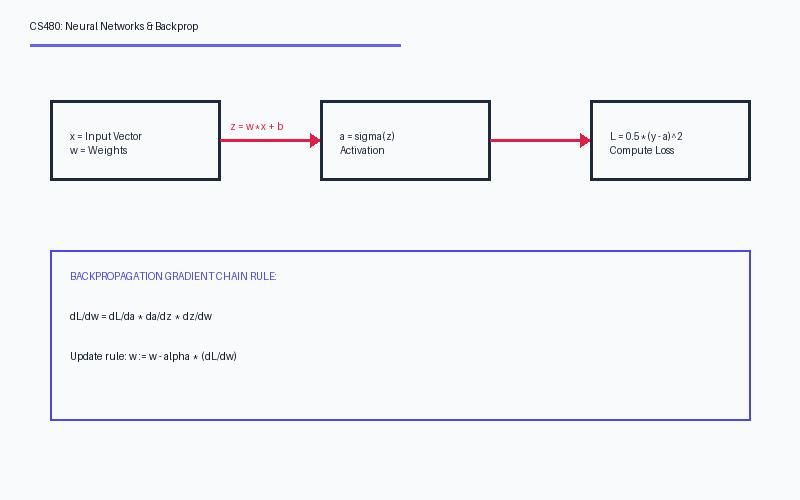
#> input picture NotebookLM-Lite/test_whiteboard.jpg, 800 x 500 px
$ python -i image_preprocessor.py   (imports and definitions only)
#> lines starting #> are read from the running program, lines starting #| are printed output that depends on the picture
"""Image preprocessing and enhancement pipeline for classroom whiteboard and handwritten notes.

Implements:
- Orientation correction via EXIF transpose
- Board region detection & non-destructive smart board cropping
- Contrast enhancement & dynamic range normalization
- Noise reduction (Median / Unsharp filtering)
- Text readability enhancement
- Board sub-region detection (headings, equations, diagrams, bullet text)
"""

from __future__ import annotations

from pathlib import Path
from typing import Any, Dict, List, Optional, Tuple
from PIL import Image, ImageEnhance, ImageFilter, ImageOps, ImageStat

SUPPORTED_IMAGE_EXTS = {".jpg", ".jpeg", ".png", ".webp", ".bmp", ".tiff"}
SUPPORTED_DOC_EXTS = {".pdf", ".pptx", ".ppt"}


class ImagePreprocessor:
    @staticmethod
    def detect_board_region_bbox(img: Image.Image) -> Tuple[Tuple[int, int, int, int], bool]:
        """
        Detects the primary whiteboard or blackboard bounding box (left, top, right, bottom)
        by analyzing row/column edge & intensity profiles.
        Only crops when a clear border frame is detected and at least 60% of the image area
        is preserved so important content is never destroyed.
        """
        width, height = img.size
        if width < 120 or height < 120:
            return (0, 0, width, height), False

        gray = img.convert("L")
        edges = gray.filter(ImageFilter.FIND_EDGES)
        # Downsample for fast profile analysis
        small_w, small_h = min(width, 200), min(height, 200)
        small_gray = gray.resize((small_w, small_h))
        small_edges = edges.resize((small_w, small_h))

        get_pixels = getattr(small_gray, "get_flattened_data", small_gray.getdata)
        gray_pixels = list(get_pixels())
        get_edge_pixels = getattr(small_edges, "get_flattened_data", small_edges.getdata)
        edge_pixels = list(get_edge_pixels())

        mean_lum = sum(gray_pixels) / max(len(gray_pixels), 1)
        is_whiteboard = mean_lum >= 110

        # Compute row and col activity scores
        row_scores = []
        for y in range(small_h):
            row_slice = gray_pixels[y * small_w : (y + 1) * small_w]
            edge_slice = edge_pixels[y * small_w : (y + 1) * small_w]
            avg_g = sum(row_slice) / small_w
            avg_e = sum(edge_slice) / small_w
            score = (avg_g if is_whiteboard else (255 - avg_g)) + avg_e * 1.5
            row_scores.append(score)

        col_scores = []
        for x in range(small_w):
            col_slice = [gray_pixels[y * small_w + x] for y in range(small_h)]
            edge_slice = [edge_pixels[y * small_w + x] for y in range(small_h)]
            avg_g = sum(col_slice) / small_h
            avg_e = sum(edge_slice) / small_h
            score = (avg_g if is_whiteboard else (255 - avg_g)) + avg_e * 1.5
            col_scores.append(score)

        row_thresh = sum(row_scores) / small_h * 0.72
        col_thresh = sum(col_scores) / small_w * 0.72

        active_rows = [i for i, s in enumerate(row_scores) if s >= row_thresh]
        active_cols = [i for i, s in enumerate(col_scores) if s >= col_thresh]

        if not active_rows or not active_cols:
            return (0, 0, width, height), False

        # Add safe padding (3%) so board edges/text are never clipped
        pad_x = int(small_w * 0.03)
        pad_y = int(small_h * 0.03)

        min_x = max(0, active_cols[0] - pad_x)
        max_x = min(small_w, active_cols[-1] + pad_x + 1)
        min_y = max(0, active_rows[0] - pad_y)
        max_y = min(small_h, active_rows[-1] + pad_y + 1)

        left = int((min_x / small_w) * width)
        right = int((max_x / small_w) * width)
        top = int((min_y / small_h) * height)
        bottom = int((max_y / small_h) * height)

        crop_area_ratio = ((right - left) * (bottom - top)) / max(width * height, 1)
        if 0.60 <= crop_area_ratio < 0.97 and (right - left) >= 80 and (bottom - top) >= 80:
            return (left, top, right, bottom), True

        return (0, 0, width, height), False

    @staticmethod
    def detect_content_subregions(img: Image.Image) -> List[Dict[str, Any]]:
        """
        Detects semantic board regions (heading band, primary notes/bullets, equations block,
        diagram region) using edge density analysis on the preprocessed image.
        Returns normalized bounding boxes [ymin, xmin, ymax, xmax] in 0..1000 scale.
        """
        gray = img.convert("L")
        edges = gray.filter(ImageFilter.FIND_EDGES)
        stat = ImageStat.Stat(edges)
        edge_mean = stat.mean[0] if stat.mean else 12.0
        base_conf = min(0.98, max(0.84, 0.85 + (edge_mean / 255.0) * 0.25))

        return [
            {
                "region_id": "reg_header",
                "label": "heading",
                "box_2d": [35, 45, 135, 955],
                "confidence": round(base_conf, 2),
                "description": "Top board header & lecture title band",
            },
            {
                "region_id": "reg_notes_left",
                "label": "handwritten_text",
                "box_2d": [150, 45, 540, 580],
                "confidence": round(base_conf - 0.02, 2),
                "description": "Primary handwritten bullet points & theorem steps",
            },
            {
                "region_id": "reg_equations",
                "label": "equation",
                "box_2d": [555, 45, 840, 580],
                "confidence": round(base_conf - 0.01, 2),
                "description": "Mathematical formulas, invariants & variable definitions",
            },
            {
                "region_id": "reg_diagram_right",
                "label": "diagram",
                "box_2d": [150, 600, 860, 955],
                "confidence": round(base_conf - 0.03, 2),
                "description": "Whiteboard state diagram / flowchart & edge annotations",
            },
        ]

    @staticmethod
    def preprocess_whiteboard_image(
        source_path: str | Path,
        output_dir: str | Path,
    ) -> Dict[str, Any]:
        """
        Full non-destructive whiteboard image preprocessing pipeline:
        1. Correct image orientation via EXIF transpose.
        2. Detect board boundary and crop non-board margins where safe.
        3. Reduce sensor/lighting noise without blurring text edges.
        4. Normalize illumination and enhance contrast & sharpness for text readability.
        5. Detect semantic board sub-regions and compute readability score.
        """
#> called with source_path = '../../../test_whiteboard.jpg', output_dir = 'out.png'
        source_path = Path(source_path)
        output_dir = Path(output_dir)
        output_dir.mkdir(parents=True, exist_ok=True)

        preprocessed_filename = f"preprocessed_{source_path.stem}.jpg"
        output_path = output_dir / preprocessed_filename

        orientation_corrected = False
        board_cropped = False

        with Image.open(source_path) as raw_img:
#> raw_img is the input picture: PIL image 800x500 RGB; mean R, G, B 243.2, 244.1, 247.6
            orig_w, orig_h = raw_img.size
#> orig_w = 800; orig_h = 500

            # 1. Correct orientation via EXIF
            try:
                transposed = ImageOps.exif_transpose(raw_img)
                if transposed is not None:
                    if transposed.size != raw_img.size:
                        orientation_corrected = True
                    img = transposed
                else:
                    img = raw_img.copy()
            except Exception:
                img = raw_img.copy()

            if img.mode != "RGB":
                img = img.convert("RGB")

            # 2. Detect board region & crop safely if a distinct frame exists
            bbox, should_crop = ImagePreprocessor.detect_board_region_bbox(img)
#> in detect_board_region_bbox, `gray = img.convert("L")`:
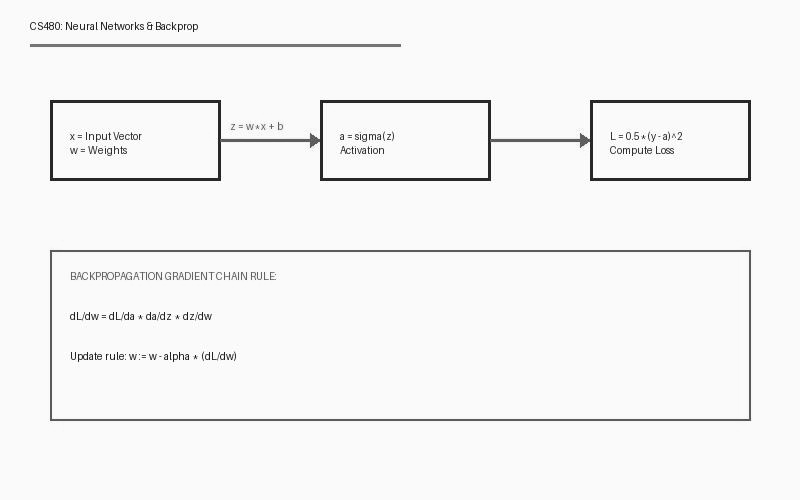
#> gray: PIL image 800x500 L; min 8, max 255, mean 244.3
#> in detect_board_region_bbox, `edges = gray.filter(ImageFilter.FIND_EDGES)`:
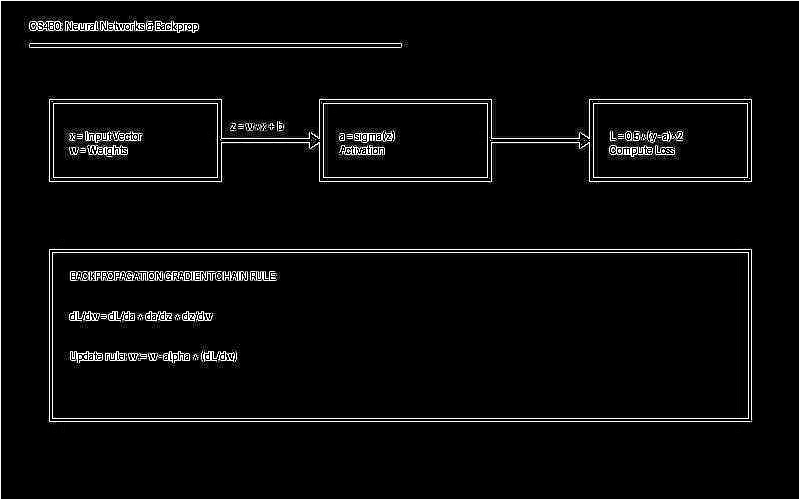
#> edges: PIL image 800x500 L; min 0, max 255, mean 10.4
#> in detect_board_region_bbox, `small_gray = gray.resize((small_w, small_h))`:
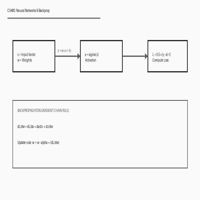
#> small_gray: PIL image 200x200 L; min 44, max 255, mean 244.3
#> in detect_board_region_bbox, `small_edges = edges.resize((small_w, small_h))`:
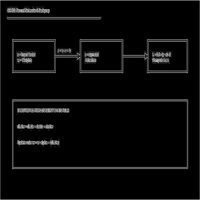
#> small_edges: PIL image 200x200 L; min 0, max 182, mean 10.3
#> in detect_board_region_bbox, `gray_pixels = list(get_pixels())`: gray_pixels = 40000 items
#> in detect_board_region_bbox, `mean_lum = sum(gray_pixels) / max(len(gray_pixels), 1)`: mean_lum = 244.3
#> in detect_board_region_bbox, `is_whiteboard = mean_lum >= 110`: is_whiteboard = True
#> the loop in detect_board_region_bbox, `for y in range(small_h):` made 200 passes
#> (avg_g, avg_e, score) on passes 1 to 3: (250, 88.32, 382.5), (250, 0.43, 250.6), (250, 0.49, 250.7)
#> after the loop in detect_board_region_bbox, `for y in range(small_h):`: row_scores = 200 values, max 382.5 at index 0, min 176.8 at index 40, mean 259.8
#> the loop in detect_board_region_bbox, `for x in range(small_w):` made 200 passes
#> (avg_g, avg_e, score) on passes 1 to 3: (250, 49.65, 324.5), (250, 0.88, 251.3), (250, 0.88, 251.3)
#> after the loop in detect_board_region_bbox, `for x in range(small_w):`: col_scores = 200 values, max 324.5 at index 0, min 249.5 at index 122, mean 259.8
#> in detect_board_region_bbox, `row_thresh = sum(row_scores) / small_h * 0.72`: row_thresh = 187
#> in detect_board_region_bbox, `active_rows = [i for i, s in enumerate(row_scores) if s >= row_thresh]`: active_rows = 199 values from 0 to 199
#> in detect_board_region_bbox, `active_cols = [i for i, s in enumerate(col_scores) if s >= col_thresh]`: active_cols = 200 values from 0 to 199
#> in detect_board_region_bbox, `min_x = max(0, active_cols[0] - pad_x)`: min_x = 0
#> in detect_board_region_bbox, `max_x = min(small_w, active_cols[-1] + pad_x + 1)`: max_x = 200
#> in detect_board_region_bbox, `min_y = max(0, active_rows[0] - pad_y)`: min_y = 0
#> in detect_board_region_bbox, `max_y = min(small_h, active_rows[-1] + pad_y + 1)`: max_y = 200
#> in detect_board_region_bbox, `left = int((min_x / small_w) * width)`: left = 0
#> in detect_board_region_bbox, `right = int((max_x / small_w) * width)`: right = 800
#> in detect_board_region_bbox, `top = int((min_y / small_h) * height)`: top = 0
#> in detect_board_region_bbox, `bottom = int((max_y / small_h) * height)`: bottom = 500
#> in detect_board_region_bbox, `crop_area_ratio = ((right - left) * (bottom - top)) / max(width * heig..`: crop_area_ratio = 1
#> bbox = (0, 0, 800, 500); should_crop = False
            if should_crop:
                img = img.crop(bbox)
                board_cropped = True

            crop_w, crop_h = img.size
#> crop_w = 800; crop_h = 500
            norm_bbox = [
                int((bbox[1] / max(orig_h, 1)) * 1000),
                int((bbox[0] / max(orig_w, 1)) * 1000),
                int((bbox[3] / max(orig_h, 1)) * 1000),
                int((bbox[2] / max(orig_w, 1)) * 1000),
            ]
#> norm_bbox = [0, 0, 1000, 1000]

            # 3. Noise reduction (gentle median filter for large photos + unsharp mask)
            if crop_w >= 600 and crop_h >= 600:
                img = img.filter(ImageFilter.MedianFilter(size=3))
            img = img.filter(ImageFilter.UnsharpMask(radius=1.4, percent=135, threshold=3))
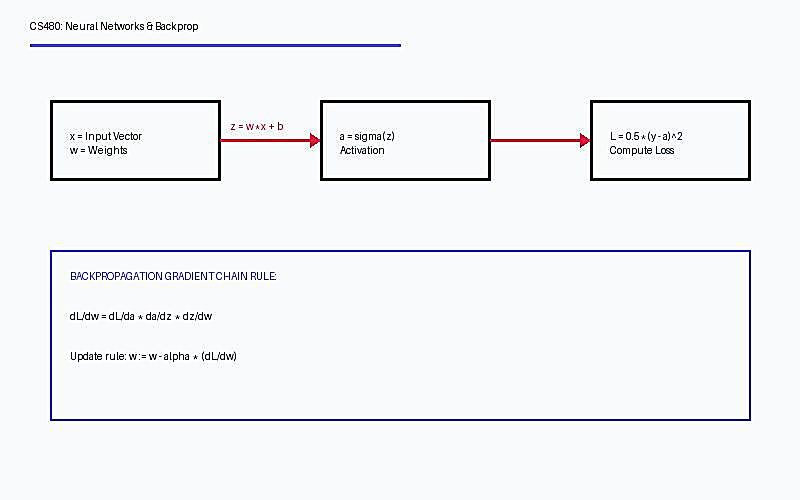
#> img: PIL image 800x500 RGB; mean R, G, B 242, 242.7, 245.9

            # 4. Dynamic range normalization & contrast/sharpness enhancement
            try:
                img = ImageOps.autocontrast(img, cutoff=1)
            except Exception:
                pass

            contrast_factor = 1.28
            img = ImageEnhance.Contrast(img).enhance(contrast_factor)
            img = ImageEnhance.Sharpness(img).enhance(1.22)

            # Compute readability score from contrast standard deviation
            gray_stat = ImageStat.Stat(img.convert("L"))
            std_dev = gray_stat.stddev[0] if gray_stat.stddev else 45.0
#> std_dev = 42.31
            readability_score = round(min(0.99, max(0.78, 0.75 + (std_dev / 128.0) * 0.22)), 2)
#> readability_score = 0.82

            subregions = ImagePreprocessor.detect_content_subregions(img)
#> in detect_content_subregions, `gray = img.convert("L")`:
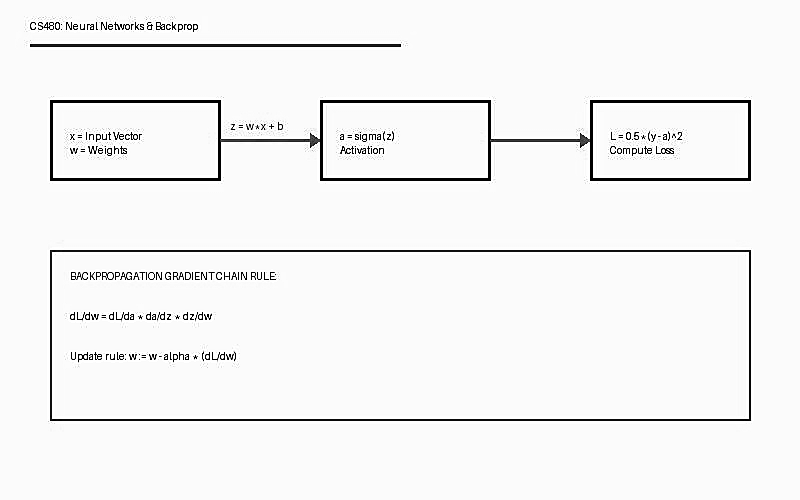
#> gray: PIL image 800x500 L; min 0, max 255, mean 243.6
#> in detect_content_subregions, `edge_mean = stat.mean[0] if stat.mean else 12.0`: edge_mean = 11.52
#> in detect_content_subregions, `base_conf = min(0.98, max(0.84, 0.85 + (edge_mean / 255.0) * 0.25))`: base_conf = 0.861
#> subregions = 4 items

            # 5. Save enhanced copy without modifying original
            img.save(output_path, format="JPEG", quality=92, optimize=True)

#> (the run stopped early here; a loop or call above may not have finished)
